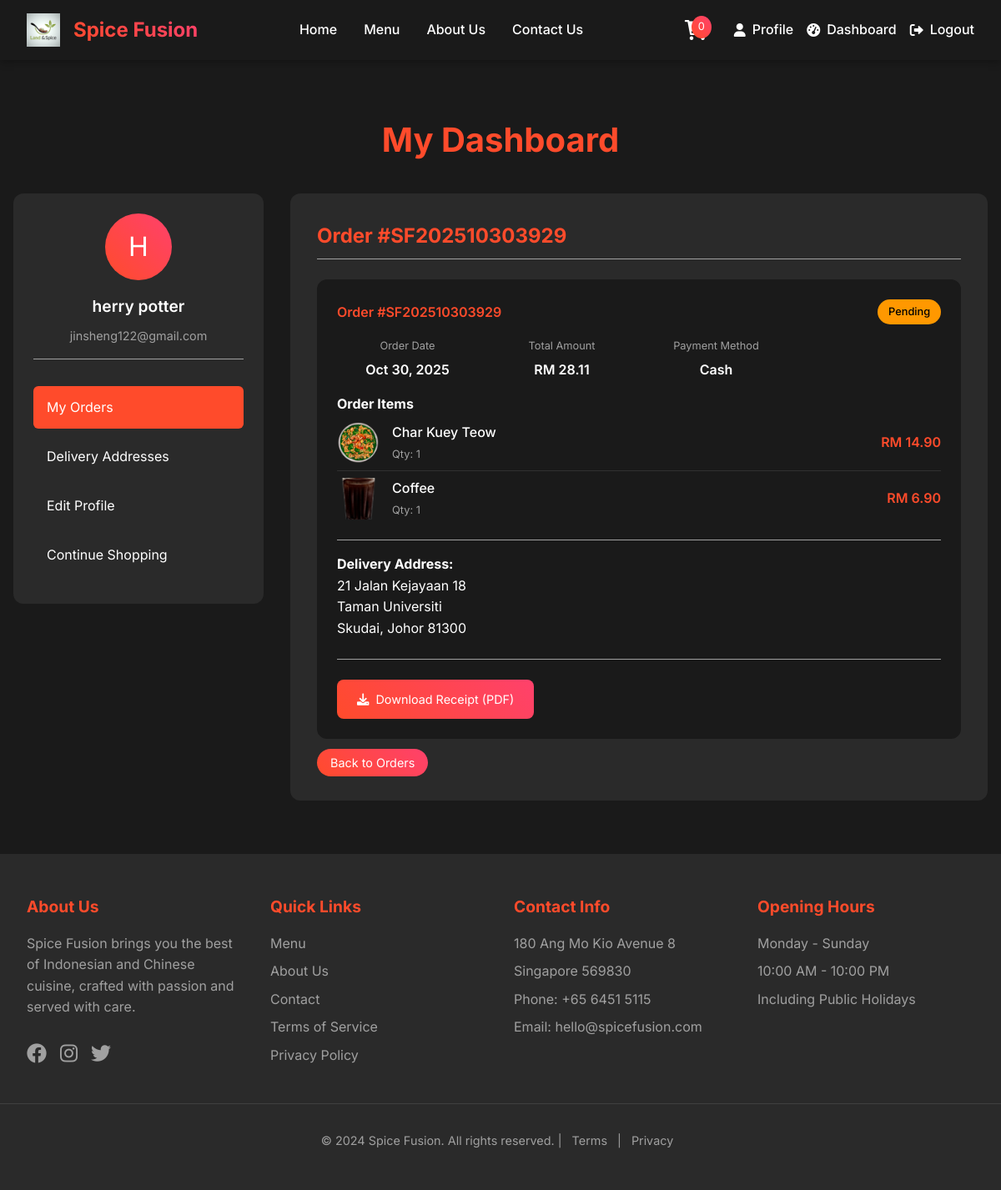
Screenshot of /customer/main/dashboard/Cdashboard.php?order_id=4 (signed in) with the database file from the repository.
### tables this page shows
CREATE TABLE `user` (
  `user_id` int(11) NOT NULL,
  `username` varchar(50) NOT NULL,
  `email` varchar(100) NOT NULL,
  `password_hash` varchar(255) NOT NULL,
  `first_name` varchar(50) NOT NULL,
  `last_name` varchar(50) NOT NULL,
  `phone` varchar(20) DEFAULT NULL,
  `date_of_birth` date DEFAULT NULL,
  `gender` enum('Male','Female','Other') DEFAULT NULL,
  `profile_image` varchar(255) DEFAULT 'user.jpg',
  `is_active` tinyint(1) DEFAULT 1,
  `is_verified` tinyint(1) DEFAULT 0,
  `security_question_id` int(11) DEFAULT NULL,
  `security_answer_hash` varchar(255) DEFAULT NULL,
  `created_at` timestamp NOT NULL DEFAULT current_timestamp(),
  `updated_at` timestamp NOT NULL DEFAULT current_timestamp() ON UPDATE current_timestamp()
);

CREATE TABLE `order` (
  `order_id` int(11) NOT NULL,
  `user_id` int(11) NOT NULL,
  `address_id` int(11) DEFAULT NULL,
  `order_number` varchar(50) NOT NULL,
  `order_status` enum('Pending','Confirmed','Preparing','Ready','Out for Delivery','Delivered','Cancelled') DEFAULT 'Pending',
  `order_type` enum('Dine-in','Takeaway','Delivery') DEFAULT 'Delivery',
  `subtotal` decimal(10,2) NOT NULL,
  `tax_amount` decimal(10,2) DEFAULT 0.00,
  `delivery_fee` decimal(10,2) DEFAULT 0.00,
  `total_amount` decimal(10,2) NOT NULL,
  `special_instructions` text DEFAULT NULL,
  `estimated_delivery_time` timestamp NULL DEFAULT NULL,
  `actual_delivery_time` timestamp NULL DEFAULT NULL,
  `created_at` timestamp NOT NULL DEFAULT current_timestamp(),
  `updated_at` timestamp NOT NULL DEFAULT current_timestamp() ON UPDATE current_timestamp()
);

CREATE TABLE `payment` (
  `payment_id` int(11) NOT NULL,
  `order_id` int(11) NOT NULL,
  `payment_method` enum('Cash','Card','Credit Card','Debit Card','PayPal','Online Banking') NOT NULL,
  `payment_status` enum('Pending','Processing','Completed','Failed','Refunded') DEFAULT 'Pending',
  `amount` decimal(10,2) NOT NULL,
  `transaction_id` varchar(100) DEFAULT NULL,
  `payment_date` timestamp NOT NULL DEFAULT current_timestamp()
);

CREATE TABLE `order_item` (
  `item_id` int(11) NOT NULL,
  `order_id` int(11) DEFAULT NULL,
  `product_id` int(11) NOT NULL,
  `quantity` int(11) NOT NULL DEFAULT 1,
  `unit_price` decimal(10,2) NOT NULL,
  `total_price` decimal(10,2) NOT NULL,
  `special_instructions` text DEFAULT NULL,
  `created_at` timestamp NOT NULL DEFAULT current_timestamp()
);

CREATE TABLE `product` (
  `product_id` int(11) NOT NULL,
  `category_id` int(11) DEFAULT NULL,
  `product_name` varchar(100) NOT NULL,
  `description` text DEFAULT NULL,
  `price` decimal(10,2) NOT NULL,
  `image` varchar(255) DEFAULT NULL,
  `is_available` tinyint(1) DEFAULT 1,
  `stock_quantity` int(11) DEFAULT 0,
  `preparation_time` int(11) DEFAULT 15,
  `is_featured` tinyint(1) DEFAULT 0,
  `created_at` timestamp NOT NULL DEFAULT current_timestamp(),
  `updated_at` timestamp NOT NULL DEFAULT current_timestamp() ON UPDATE current_timestamp()
);

CREATE TABLE `delivery_address` (
  `address_id` int(11) NOT NULL,
  `user_id` int(11) NOT NULL,
  `address_line1` varchar(255) NOT NULL,
  `address_line2` varchar(255) DEFAULT NULL,
  `city` varchar(100) NOT NULL,
  `state` varchar(100) NOT NULL,
  `postal_code` varchar(20) NOT NULL,
  `country` varchar(100) DEFAULT 'Malaysia',
  `is_default` tinyint(1) DEFAULT 0,
  `created_at` timestamp NOT NULL DEFAULT current_timestamp()
);

### customer/main/dashboard/Cdashboard.php (the view, shortened to what this page needs)
<?php
$pdo = getDBConnection();
$user_id = getCurrentUserId();
$stmt = $pdo->prepare("SELECT * FROM user WHERE user_id = ?");
$stmt->execute([$user_id]);
$user = $stmt->fetch();
$selected_order = null;
if (isset($_GET['order_id'])) {
    $order_id = (int)$_GET['order_id'];
    $stmt = $pdo->prepare("
        SELECT o.*, da.address_line1, da.address_line2, da.city, da.state, da.postal_code,
               p.payment_method, p.payment_status, p.amount as payment_amount
        FROM `order` o
        LEFT JOIN delivery_address da ON o.address_id = da.address_id
        LEFT JOIN payment p ON o.order_id = p.order_id
        WHERE o.order_id = ? AND o.user_id = ?
    ");
    $stmt->execute([$order_id, $user_id]);
    $selected_order = $stmt->fetch();
    if ($selected_order) {
        $stmt = $pdo->prepare("
            SELECT oi.*, p.product_name, p.image
            FROM order_item oi
            JOIN product p ON oi.product_id = p.product_id
            WHERE oi.order_id = ?
        ");
        $stmt->execute([$order_id]);
        $order_items = $stmt->fetchAll();
    }
}
?>
<!DOCTYPE html>
<html lang="en">
<head>
    <link rel="stylesheet" href="https://cdnjs.cloudflare.com/ajax/libs/font-awesome/6.0.0/css/all.min.css">
</head>
<body>
    <?php include_once __DIR__ . '/../../includes/header.php'; ?>
    <div class="dashboard-container">
        <div class="dashboard-header">
            <h1>My Dashboard</h1>
        </div>
        <div class="dashboard-grid">
            <div class="sidebar">
                <div class="user-info">
                    <div class="user-avatar">
                        <?php echo strtoupper(substr($user['first_name'], 0, 1)); ?>
                    </div>
                    <div class="user-name"><?php echo htmlspecialchars($user['first_name'] . ' ' . $user['last_name']); ?></div>
                    <div class="user-email"><?php echo htmlspecialchars($user['email']); ?></div>
                </div>
                <ul class="nav-menu">
                    <li><a href="#orders" class="active" onclick="showSection('orders')">My Orders</a></li>
                    <li><a href="#addresses" onclick="showSection('addresses')">Delivery Addresses</a></li>
                    <li><a href="../profile/profile.php">Edit Profile</a></li>
                    <li><a href="../index/index.php">Continue Shopping</a></li>
                </ul>
            </div>
            <div class="main-content">
                <?php if ($selected_order): ?>
                    <div class="section-header">
                        <h2>Order #<?php echo htmlspecialchars($selected_order['order_number']); ?></h2>
                    </div>
                    <div class="order-card">
                        <div class="order-header">
                            <div class="order-number">Order #<?php echo htmlspecialchars($selected_order['order_number']); ?></div>
                            <div class="order-status status-<?php echo strtolower($selected_order['order_status']); ?>">
                                <?php echo htmlspecialchars($selected_order['order_status']); ?>
                            </div>
                        </div>
                        <div class="order-details">
                            <div class="order-detail">
                                <div class="order-detail-label">Order Date</div>
                                <div class="order-detail-value"><?php echo date('M d, Y', strtotime($selected_order['created_at'])); ?></div>
                            </div>
                            <div class="order-detail">
                                <div class="order-detail-label">Total Amount</div>
                                <div class="order-detail-value">RM <?php echo number_format($selected_order['total_amount'], 2); ?></div>
                            </div>
                            <div class="order-detail">
                                <div class="order-detail-label">Payment Method</div>
                                <div class="order-detail-value"><?php echo htmlspecialchars($selected_order['payment_method'] ?? 'N/A'); ?></div>
                            </div>
                        </div>
                        <div class="order-items">
                            <h4>Order Items</h4>
                            <?php foreach ($order_items as $item): ?>
                                <div class="order-item">
                                    <img src="../../../food_images/<?php echo htmlspecialchars($item['image']); ?>"
                                         alt="<?php echo htmlspecialchars($item['product_name']); ?>" class="item-image">
                                    <div class="item-details">
                                        <div class="item-name"><?php echo htmlspecialchars($item['product_name']); ?></div>
                                        <div class="item-quantity">Qty: <?php echo $item['quantity']; ?></div>
                                    </div>
                                    <div class="item-price">RM <?php echo number_format($item['total_price'], 2); ?></div>
                                </div>
                            <?php endforeach; ?>
                        </div>
                        <div style="margin-top: 1rem; padding-top: 1rem; border-top: 1px solid var(--text-gray);">
                            <strong>Delivery Address:</strong><br>
                            <?php echo htmlspecialchars($selected_order['address_line1']); ?><br>
                            <?php if ($selected_order['address_line2']): ?>
                                <?php echo htmlspecialchars($selected_order['address_line2']); ?><br>
                            <?php endif; ?>
                            <?php echo htmlspecialchars($selected_order['city'] . ', ' . $selected_order['state'] . ' ' . $selected_order['postal_code']); ?>
                        </div>
                        <div style="margin-top: 1.5rem; padding-top: 1.5rem; border-top: 1px solid var(--text-gray); display: flex; gap: 1rem;">
                            <a href="../../api/download_receipt.php?order_id=<?php echo $selected_order['order_id']; ?>" class="view-order-btn" target="_blank" style="background: var(--gradient-primary); color: white; text-decoration: none; padding: 0.75rem 1.5rem; border-radius: 8px; display: inline-flex; align-items: center; gap: 0.5rem;">
                                <i class="fas fa-download"></i> Download Receipt (PDF)
                            </a>
                        </div>
                    </div>
                    <a href="Cdashboard.php" class="view-order-btn">Back to Orders</a>
                <?php endif; ?>
            </div>
        </div>
    </div>
    <?php include_once __DIR__ . '/../../includes/footer.php'; ?>
</body>
</html>

### customer/includes/styles.css (style rules this page uses)
:root { --primary-color: #FF4B2B; --secondary-color: #FF416C; --background-dark: #1a1a1a; --text-light: #ffffff; --text-gray: #a0a0a0; --card-bg: #2a2a2a; --gradient-primary: linear-gradient(45deg, var(--primary-color), var(--secondary-color)); --shadow-soft: 0 4px 6px rgba(0, 0, 0, 0.1); --shadow-strong: 0 8px 16px rgba(0, 0, 0, 0.2); --border-radius: 12px; --transition: all 0.3s ease; }
* { margin: 0; padding: 0; box-sizing: border-box; }
body { font-family: 'Inter', sans-serif; background-color: var(--background-dark); color: var(--text-light); line-height: 1.6; min-height: 100vh; }

### customer/main/dashboard/Cdashboard.php (style rules this page uses)
:root { --primary-color: #FF4B2B; --secondary-color: #FF416C; --background-dark: #1a1a1a; --text-light: #ffffff; --text-gray: #a0a0a0; --card-bg: #2a2a2a; --gradient-primary: linear-gradient(45deg, var(--primary-color), var(--secondary-color)); --shadow-soft: 0 4px 6px rgba(0, 0, 0, 0.1); --shadow-strong: 0 8px 16px rgba(0, 0, 0, 0.2); --border-radius: 12px; --transition: all 0.3s ease; }
body { font-family: 'Inter', sans-serif; margin: 0; padding: 0; background-color: var(--background-dark); color: var(--text-light); }
.dashboard-container { max-width: 1200px; margin: 2rem auto; padding: 0 1rem; margin-top: 4rem; }
.dashboard-header { text-align: center; margin-bottom: 2rem; }
.dashboard-header h1 { color: var(--primary-color); font-size: 2.5rem; margin-bottom: 0.5rem; }
.dashboard-grid { display: grid; grid-template-columns: 300px 1fr; gap: 2rem; }
.sidebar { background: var(--card-bg); border-radius: var(--border-radius); padding: 1.5rem; height: fit-content; }
.user-info { text-align: center; margin-bottom: 2rem; padding-bottom: 1rem; border-bottom: 1px solid var(--text-gray); }
.user-avatar { width: 80px; height: 80px; border-radius: 50%; margin: 0 auto 1rem; background: var(--gradient-primary); display: flex; align-items: center; justify-content: center; font-size: 2rem; color: var(--text-light); }
.user-name { font-size: 1.2rem; font-weight: 600; margin-bottom: 0.5rem; }
.user-email { color: var(--text-gray); font-size: 0.9rem; }
.nav-menu { list-style: none; padding: 0; margin: 0; }
.nav-menu li { margin-bottom: 0.5rem; }
.nav-menu a { display: block; padding: 0.8rem 1rem; color: var(--text-light); text-decoration: none; border-radius: 6px; transition: var(--transition); }
.nav-menu a:hover, .nav-menu a.active { background: var(--primary-color); }
.main-content { background: var(--card-bg); border-radius: var(--border-radius); padding: 2rem; }
.section-header { margin-bottom: 1.5rem; padding-bottom: 0.5rem; border-bottom: 1px solid var(--text-gray); display: flex; justify-content: space-between; align-items: center; }
.section-header h2 { color: var(--primary-color); margin: 0; }
.order-card { background: var(--background-dark); border-radius: var(--border-radius); padding: 1.5rem; margin-bottom: 1rem; transition: var(--transition); }
.order-header { display: flex; justify-content: space-between; align-items: center; margin-bottom: 1rem; }
.order-number { font-weight: 600; color: var(--primary-color); }
.order-status { padding: 0.3rem 0.8rem; border-radius: 20px; font-size: 0.8rem; font-weight: 500; }
.status-pending { background: #ff9800; color: #000; }
.order-details { display: grid; grid-template-columns: 1fr 1fr 1fr 1fr; gap: 1rem; margin-bottom: 1rem; }
.order-detail { text-align: center; }
.order-detail-label { color: var(--text-gray); font-size: 0.8rem; margin-bottom: 0.3rem; }
.order-detail-value { font-weight: 600; }
.view-order-btn { background: var(--gradient-primary); color: var(--text-light); border: none; padding: 0.5rem 1rem; border-radius: 20px; cursor: pointer; text-decoration: none; font-size: 0.9rem; transition: var(--transition); }
.order-items { margin-top: 1rem; }
.order-item { display: flex; align-items: center; gap: 1rem; padding: 0.5rem 0; border-bottom: 1px solid rgba(255, 255, 255, 0.1); }
.order-item:last-child { border-bottom: none; }
.item-image { width: 50px; height: 50px; border-radius: 6px; object-fit: cover; }
.item-details { flex: 1; }
.item-name { font-weight: 500; margin-bottom: 0.2rem; }
.item-quantity { color: var(--text-gray); font-size: 0.8rem; }
.item-price { color: var(--primary-color); font-weight: 600; }

### rows the page displays
user: first_name "H", first_name+last_name "herry potter", email "jinsheng122@gmail.com"
order: order_number "SF202510303929", order_status "Pending", created_at "Oct 30, 2025", total_amount "28.11", payment.payment_method "Cash", address.address_line1 "21 Jalan Kejayaan 18", address.address_line2 "Taman Universiti", address.postal_code "Skudai, Johor 81300"
order_item: product.image (picture), product.product_name "Char Kuey Teow", quantity "1", total_price "14.90"
order_item: product.image (picture), product.product_name "Coffee", quantity "1", total_price "6.90"

### other values shown
$cart_count "0"
